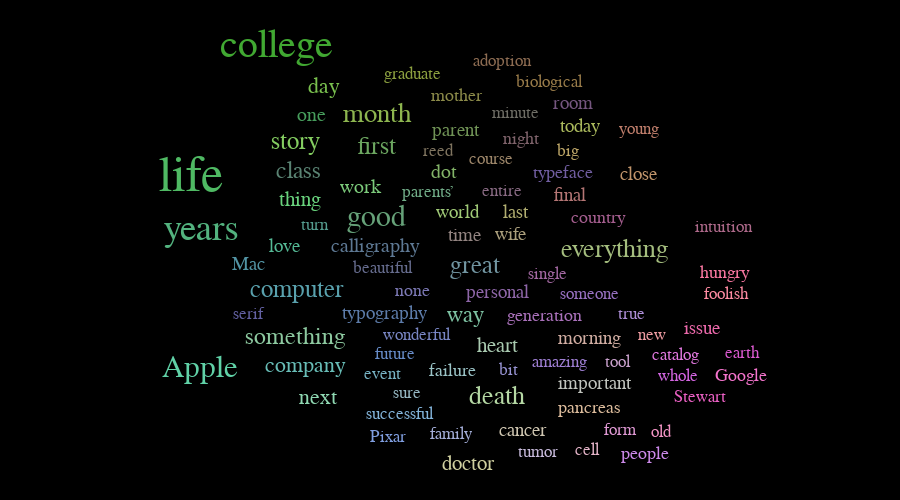

Source (notebook cell):
### Markdown cell above
Change the clustering algorithm.

### Code cell
wm.set_clustering_criteria('cooccurence', clustering_algorithm='TSNE')
wm.plot()
